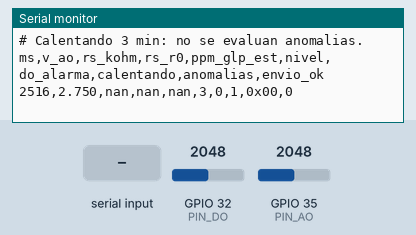
A sketch run on a simulated ESP32. Shown: the last lines printed to the serial monitor. The inputs (shaded band) are chosen by the test bench; at power-on: GPIO 35 (PIN_AO) = 2048, GPIO 32 (PIN_DO) = 2048 (analog values on the 0–4095 scale). A WiFi scan finds three made-up networks; EEPROM starts erased.

Above: at 3.7 s.
3.8 s: "CAL\n" received over Serial
At 4.4 s:
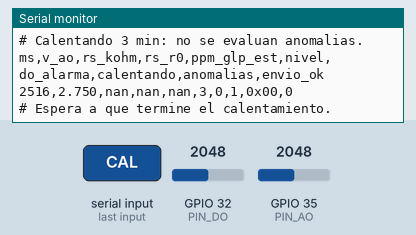
5.3 s: "R0\n" received over Serial
At 6.2 s:
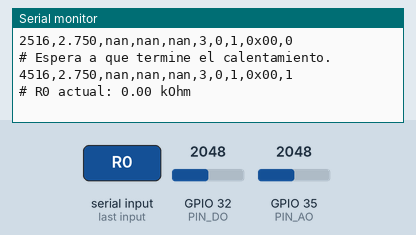
6.8 s: GPIO 35 (PIN_AO) set to 2866
At 7.7 s:
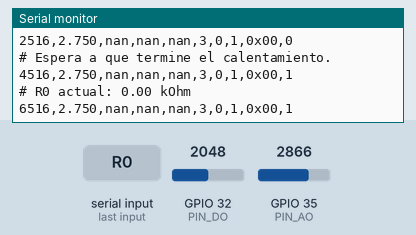
8.3 s: GPIO 32 (PIN_DO) set to 491
At 9.4 s:
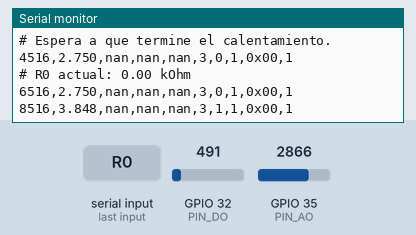
9.8 s: GPIO 32 (PIN_DO) set to 1228
At 10.9 s:
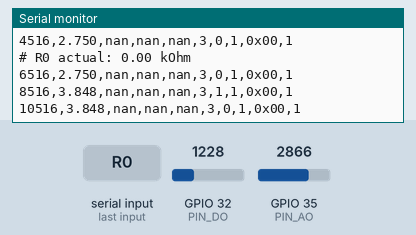
11.3 s: GPIO 35 (PIN_AO) set to 3603
At 13.5 s:
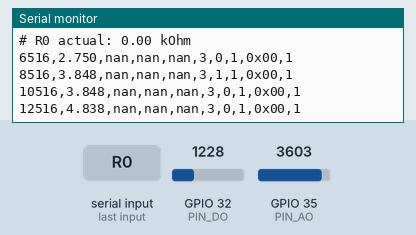
Timing chart, 0 to 13.8 s (numbered marks = the images above; inputs shaded):
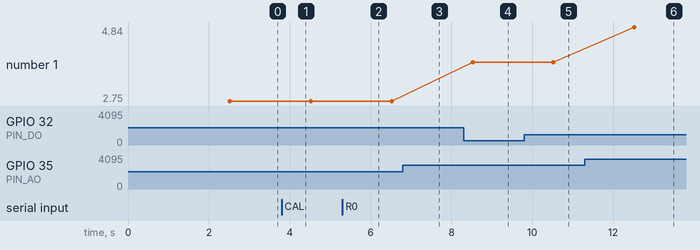

The sketch:

nodo_gas.ino
```cpp
// Nodo gas (MQ-2) -> ESP-NOW -> Gateway ESP32 v4
// Índice relativo de gases combustibles y humo en el salón L418 (techo).
// IMPORTANTE: el MQ-2 trabaja a 5 V. Sus salidas AO y DO pasan por un DIVISOR antes del ESP32.
// Primer uso: dejar el sensor encendido 24 h (precalentamiento del datasheet) y luego
// escribir CAL en el Monitor Serie, con el salón ventilado, para medir R0 en aire limpio.
#include <Arduino.h>
#include <Preferences.h>         // memoria flash del ESP32 (viene con el núcleo)
#include "paquetes.h"
#include "espnow_nodo.h"

// ================= RED =================
uint8_t MAC_GATEWAY[6] = {0x58, 0x2A, 0xBD, 0x72, 0x03, 0xDC}; // MAC STA del ESP32 v4
const char*   SSID_ROUTER   = "********";   // red del gateway (solo para hallar el canal)
const uint8_t CANAL_DEFECTO = 1;
const uint8_t NODO_ID       = 3;

// ================= PINES (ADC1: los de ADC2 no funcionan con la radio activa) =================
#define PIN_AO 35   // AO del MQ-2 a través del divisor
#define PIN_DO 32   // DO del MQ-2 a través del divisor (se lee como voltaje)

// ================= CIRCUITO =================
const float V_C     = 5.00;   // V; voltaje real que alimenta al módulo (medir con multímetro)
const float R_L     = 20.0;   // kΩ; resistencia de carga del módulo (SMD "203" = 20k, "102" = 1k)
const float DIV_R1  = 10.0;   // kΩ; entre la salida del módulo y el pin del ESP32
const float DIV_R2  = 15.0;   // kΩ; entre el pin del ESP32 y GND (5 V -> 3.0 V)
const float FACTOR_DIV = (DIV_R1 + DIV_R2) / DIV_R2;
const float R0_FIJO = 0.0;    // kΩ; si se pone un valor > 0, se usa en lugar del calibrado

// ================= TIEMPOS =================
const unsigned long CALENTAMIENTO_MS = 180000;  // 3 min tras cada encendido
const unsigned long CALIB_R0_MS      = 60000;   // 1 min promediando Rs en aire limpio
const unsigned long PERIODO_MS       = 2000;    // una lectura y un envío cada 2 s
const int MUESTRAS_PROMEDIO = 16;

// ================= UMBRALES =================
const float UMBRAL_GAS     = 0.60;  // rs_r0 por debajo -> posible gas
const float UMBRAL_LIMPIO  = 0.70;  // rs_r0 por encima -> se apaga la alarma (histéresis)
const float UMBRAL_CRITICO        = 0.17;  // rs_r0 por debajo -> CRITICO (~200 ppm GLP, inicio del rango del datasheet)
const float UMBRAL_CRITICO_SALIDA = 0.20;  // rs_r0 por encima -> sale de CRITICO (histéresis)

// Curva del datasheet para GLP: ppm = A * (Rs/R0_ds)^B, con R0_ds = Rs_aire_limpio / 9.83
const float GLP_A = 613.9;
const float GLP_B = -2.074;
const float RATIO_AIRE_LIMPIO = 9.83;
const float PPM_MAX = 10000.0;             // límite superior del rango del datasheet
const int   CONFIRMACIONES = 3;     // lecturas seguidas para cambiar de estado (~6 s)
const float V_MIN_VALIDO   = 0.02;  // V; por debajo: sensor desconectado o sin alimentación
const float V_DO_ALARMA    = 1.0;   // V (escala del módulo); DO por debajo = LOW = gas
const int   FALLOS_PARA_ALARMA = 3;

// ================= ESTADO =================
Preferences prefs;
float r0 = 0;                       // kΩ
bool  calibrandoR0 = false;
double sumaR0 = 0;
int   nR0 = 0;
unsigned long tInicioCalib = 0;

uint8_t nivelGas = GAS_NIVEL_NORMAL;
uint8_t candidato = GAS_NIVEL_NORMAL;
int     contCambio = 0;
int  fallosSeguidos = 0;
unsigned long tUltEnvio = 0;

// ================= LECTURAS =================
float leerVoltios(int pin) {        // voltaje en la escala del módulo (antes del divisor)
  uint32_t mv = 0;
  for (int i = 0; i < MUESTRAS_PROMEDIO; i++) mv += analogReadMilliVolts(pin);
  return (mv / (float)MUESTRAS_PROMEDIO) / 1000.0f * FACTOR_DIV;
}

float calcularRs(float vout) {      // kΩ
  return R_L * (V_C - vout) / vout;
}

// ================= R0 =================
void iniciarCalibracion() {
  calibrandoR0 = true;
  sumaR0 = 0;
  nR0 = 0;
  tInicioCalib = millis();
  Serial.println("# Calibrando R0 durante 1 min: el aire debe estar limpio (salon ventilado).");
}

void acumularCalibracion(float rs) {
  sumaR0 += rs;
  nR0++;
  if (millis() - tInicioCalib < CALIB_R0_MS) return;
  r0 = sumaR0 / nR0;
  prefs.putFloat("r0", r0);
  calibrandoR0 = false;
  Serial.printf("# R0 calibrado y guardado: %.2f kOhm\n", r0);
}

// Comandos por Monitor Serie: CAL (recalibrar R0) y R0 (ver valor actual)
void revisarComandos() {
  static char buf[8];
  static int n = 0;
  while (Serial.available()) {
    char c = toupper(Serial.read());
    if (c == '\n' || c == '\r') {
      buf[n] = 0;
      if (!strcmp(buf, "CAL")) {
        if (millis() < CALENTAMIENTO_MS) Serial.println("# Espera a que termine el calentamiento.");
        else iniciarCalibracion();
      } else if (!strcmp(buf, "R0")) {
        Serial.printf("# R0 actual: %.2f kOhm\n", r0);
      }
      n = 0;
    } else if (n < 7) {
      buf[n++] = c;
    }
  }
}

// ================= GAS =================
// Nivel al que correspondería la lectura, con histéresis según el nivel actual
uint8_t nivelObjetivo(float rsr0) {
  if (nivelGas == GAS_NIVEL_NORMAL)
    return rsr0 < UMBRAL_CRITICO ? GAS_NIVEL_CRITICO : rsr0 < UMBRAL_GAS ? GAS_NIVEL_ALERTA : GAS_NIVEL_NORMAL;
  if (nivelGas == GAS_NIVEL_ALERTA)
    return rsr0 < UMBRAL_CRITICO ? GAS_NIVEL_CRITICO : rsr0 > UMBRAL_LIMPIO ? GAS_NIVEL_NORMAL : GAS_NIVEL_ALERTA;
  return rsr0 > UMBRAL_LIMPIO ? GAS_NIVEL_NORMAL : rsr0 > UMBRAL_CRITICO_SALIDA ? GAS_NIVEL_ALERTA : GAS_NIVEL_CRITICO;
}
// El cambio de nivel se confirma con CONFIRMACIONES lecturas seguidas
void evaluarGas(float rsr0) {
  uint8_t obj = nivelObjetivo(rsr0);
  if (obj == nivelGas) { contCambio = 0; return; }
  if (obj == candidato) contCambio++;
  else { candidato = obj; contCambio = 1; }
  if (contCambio >= CONFIRMACIONES) { nivelGas = obj; contCambio = 0; }
}

// Estimación referencial de GLP con la curva del datasheet (válida solo para GLP)
float estimarPpmGLP(float rsr0) {
  if (isnan(rsr0) || rsr0 <= 0) return NAN;
  return fminf(GLP_A * powf(RATIO_AIRE_LIMPIO * rsr0, GLP_B), PPM_MAX);
}
// ================= SETUP / LOOP =================
void setup() {
  Serial.begin(115200);
  delay(500);
  analogReadResolution(12);
  analogSetAttenuation(ADC_11db);     // entrada de ~0 a 3.1 V

  prefs.begin("mq2", false);
  r0 = (R0_FIJO > 0) ? R0_FIJO : prefs.getFloat("r0", 0);

  if (!espnowIniciar(MAC_GATEWAY, SSID_ROUTER, CANAL_DEFECTO))
    Serial.println("# ERROR: no se pudo iniciar ESP-NOW");
  Serial.printf("# Nodo gas (MQ-2) id=%d  MAC=%s  canal=%d\n",
                NODO_ID, WiFi.macAddress().c_str(), g_canal);
  if (r0 > 0) Serial.printf("# R0 = %.2f kOhm (guardado). Escribe CAL para recalibrar.\n", r0);
  else        Serial.println("# Sin R0: se calibrara automaticamente al terminar el calentamiento.");
  Serial.println("# Calentando 3 min: no se evaluan anomalias.");
  Serial.println("ms,v_ao,rs_kohm,rs_r0,ppm_glp_est,nivel,do_alarma,calentando,anomalias,envio_ok");
}

void loop() {
  revisarComandos();
  unsigned long ahora = millis();
  if (ahora - tUltEnvio < PERIODO_MS) return;
  tUltEnvio = ahora;

  float vout = leerVoltios(PIN_AO);
  bool  doAlarma = leerVoltios(PIN_DO) < V_DO_ALARMA;
  bool  calentando = ahora < CALENTAMIENTO_MS;
  bool  valido = vout >= V_MIN_VALIDO && vout < V_C;
  uint8_t an = 0;
  float rs = NAN, rsr0 = NAN, ppm = NAN;
  if (valido) fallosSeguidos = 0;
  else if (++fallosSeguidos >= FALLOS_PARA_ALARMA) an |= GAS_BIT_FALLO;

  if (valido && !calentando) {
    rs = calcularRs(vout);
    if (r0 <= 0 && !calibrandoR0) iniciarCalibracion();
    if (calibrandoR0) acumularCalibracion(rs);
    if (r0 > 0 && !calibrandoR0) {
            rsr0 = rs / r0;
      ppm  = estimarPpmGLP(rsr0);
      evaluarGas(rsr0);
      if (nivelGas >= GAS_NIVEL_ALERTA)  an |= GAS_BIT_GAS_DETECTADO;
      if (nivelGas == GAS_NIVEL_CRITICO) an |= GAS_BIT_CRITICO;
    }
  } else {
    contCambio = 0;
  }

  bool listo = !calentando && !calibrandoR0 && r0 > 0;
  uint8_t nivelTx = !valido ? GAS_NIVEL_SIN_DATO : !listo ? GAS_NIVEL_CALENTANDO : nivelGas;

  PaqueteGas p = {};
  llenarCabecera(p.h, TIPO_GAS, NODO_ID);
  p.v_ao       = vout;
  p.rs_r0      = rsr0;
  p.ppm_glp_est = ppm;
  p.nivel      = nivelTx;
  p.do_alarma  = doAlarma ? 1 : 0;
  p.calentando = (calentando || calibrandoR0 || r0 <= 0) ? 1 : 0;
  p.anomalias  = an;
  espnowEnviar(&p, sizeof(p));
    Serial.printf("%lu,%.3f,%.2f,%.3f,%.0f,%u,%u,%u,0x%02X,%d\n", ahora, vout, rs, rsr0, ppm,
                nivelTx, p.do_alarma, p.calentando, an, g_ultimoOk ? 1 : 0);
}
```

espnow_nodo.h
```cpp
// espnow_nodo.h — Envío ESP-NOW desde un nodo sensor hacia el gateway
#pragma once
#include <WiFi.h>
#include <esp_now.h>
#include <esp_wifi.h>
#include "paquetes.h"

static uint8_t       g_macGateway[6];
static const char*   g_ssid = nullptr;
static uint8_t       g_canal = 1;
static uint32_t      g_seq = 0;
static volatile bool g_ultimoOk = false;
static volatile int  g_fallosSeguidos = 0;

// Confirmación de entrega (ACK de capa MAC).
// La firma del callback cambió en ESP-IDF 5.5 (core Arduino 3.3+).
#if ESP_IDF_VERSION >= ESP_IDF_VERSION_VAL(5, 5, 0)
static void alEnviar(const esp_now_send_info_t *info, esp_now_send_status_t st) {
#else
static void alEnviar(const uint8_t *mac, esp_now_send_status_t st) {
#endif
  g_ultimoOk = (st == ESP_NOW_SEND_SUCCESS);
  if (g_ultimoOk) g_fallosSeguidos = 0;
  else            g_fallosSeguidos++;
}

// Busca el canal de la red WiFi a la que está conectado el gateway.
static uint8_t buscarCanal(const char* ssid, uint8_t porDefecto) {
  int n = WiFi.scanNetworks();
  uint8_t canal = porDefecto;
  for (int i = 0; i < n; i++) {
    if (WiFi.SSID(i) == ssid) { canal = WiFi.channel(i); break; }
  }
  WiFi.scanDelete();
  return canal;
}

static void fijarCanal(uint8_t canal) {
  esp_wifi_set_promiscuous(true);
  esp_wifi_set_channel(canal, WIFI_SECOND_CHAN_NONE);
  esp_wifi_set_promiscuous(false);
  g_canal = canal;
}

static bool espnowIniciar(const uint8_t mac[6], const char* ssid, uint8_t canalDefecto) {
  memcpy(g_macGateway, mac, 6);
  g_ssid = ssid;

  WiFi.mode(WIFI_STA);
  WiFi.disconnect();                       // no se conecta al router, solo usa su canal
  fijarCanal(buscarCanal(ssid, canalDefecto));

  if (esp_now_init() != ESP_OK) return false;
  esp_now_register_send_cb(alEnviar);

  esp_now_peer_info_t peer = {};
  memcpy(peer.peer_addr, mac, 6);
  peer.channel = 0;                        // 0 = canal actual
  peer.encrypt = false;
  return esp_now_add_peer(&peer) == ESP_OK;
}

static void llenarCabecera(Cabecera &h, uint8_t tipo, uint8_t nodoId) {
  h.version   = PROTO_VERSION;
  h.tipo      = tipo;
  h.nodo_id   = nodoId;
  h.seq       = g_seq++;
  h.uptime_ms = millis();
}

static void espnowEnviar(const void* datos, size_t len) {
  esp_now_send(g_macGateway, (const uint8_t*)datos, len);

  // Muchos fallos seguidos: quizá el router cambió de canal. Re-escanear (~2 s).
  if (g_fallosSeguidos >= 10 && g_ssid) {
    g_fallosSeguidos = 0;
    fijarCanal(buscarCanal(g_ssid, g_canal));
  }
}
```

paquetes.h
```cpp
// paquetes.h — Formato común de datos ESP-NOW
// Debe ser IDÉNTICO en todos los nodos y en el gateway.
#pragma once
#include <stdint.h>

#define PROTO_VERSION 1

// Tipo de sensor
enum : uint8_t {
  TIPO_CO2     = 1,
  TIPO_AUDIO   = 2,
  TIPO_GAS     = 3,
  TIPO_LUZ     = 4,
  TIPO_TERMICO = 5,
  TIPO_MAGNETICO = 6,
  TIPO_AMBIENTE  = 7,
};

// Nivel de CO2
enum : uint8_t {
  CO2_NIVEL_NORMAL     = 0,
  CO2_NIVEL_ALERTA     = 1,
  CO2_NIVEL_CRITICO    = 2,
  CO2_NIVEL_CALENTANDO = 3,
  CO2_NIVEL_SIN_DATO   = 4
};

// Nivel de gas (MQ-2)
enum : uint8_t {
  GAS_NIVEL_NORMAL     = 0,
  GAS_NIVEL_ALERTA     = 1,
  GAS_NIVEL_CRITICO    = 2,
  GAS_NIVEL_CALENTANDO = 3,
  GAS_NIVEL_SIN_DATO   = 4
};

// Bits de anomalías CO2
#define CO2_BIT_FALLO_SENSOR  (1 << 0)
#define CO2_BIT_PICO_RAPIDO   (1 << 1)
#define CO2_BIT_ALERTA_VENT   (1 << 2)
#define CO2_BIT_CRITICO       (1 << 3)

// Bits de anomalías audio
#define AUD_BIT_FALLO         (1 << 0)
#define AUD_BIT_IMPACTO       (1 << 1)
#define AUD_BIT_SOSTENIDO     (1 << 2)
#define AUD_BIT_MECANICO      (1 << 3)

// Bits de anomalías térmico (MLX90640)
#define TER_BIT_FALLO             (1 << 0)
#define TER_BIT_CONTEO_CORREGIDO  (1 << 1)
#define TER_BIT_OBJETO_ESTATICO   (1 << 2)

// Bits de anomalías magnético (KY-024, puerta)
#define MAG_BIT_FALLO               (1 << 0)
#define MAG_BIT_ABIERTA_PROLONGADA  (1 << 1)

// Bits de anomalías ambiente (BME280)
#define AMB_BIT_FALLO               (1 << 0)
#define AMB_BIT_TEMP_FUERA_CONFORT  (1 << 1)
#define AMB_BIT_HUMEDAD_ALTA        (1 << 2)
#define AMB_BIT_CAMBIO_RAPIDO_TEMP  (1 << 3)

// Bits de anomalías luz (BH1750)
#define LUZ_BIT_FALLO              (1 << 0)
#define LUZ_BIT_ILUMINACION_BAJA   (1 << 1)

// Bits de anomalías gas (MQ-2)
#define GAS_BIT_FALLO          (1 << 0)
#define GAS_BIT_GAS_DETECTADO  (1 << 1)
#define GAS_BIT_CRITICO        (1 << 2)

#define TEMP_SIN_DATO  (-128)

// Cabecera común (11 bytes)
struct __attribute__((packed)) Cabecera {
  uint8_t  version;     // PROTO_VERSION
  uint8_t  tipo;        // TIPO_CO2, TIPO_AUDIO...
  uint8_t  nodo_id;     // id único en todo el proyecto
  uint32_t seq;         // contador para detectar pérdidas
  uint32_t uptime_ms;   // millis() del nodo
};

// CO2 (19 bytes)
struct __attribute__((packed)) PaqueteCO2 {
  Cabecera h;
  int16_t  co2_ppm;     // -1 sin respuesta, -2 checksum inválido
  int16_t  delta_30s;   // ppm
  int8_t   temp_c;      // temperatura interna aprox. (TEMP_SIN_DATO si no hay)
  uint8_t  calentando;  // 1 durante los 3 min iniciales
  uint8_t  nivel;       // CO2_NIVEL_*
  uint8_t  anomalias;   // CO2_BIT_*
};

// Audio (38 bytes). Niveles en dB SPL estimados.
struct __attribute__((packed)) PaqueteAudio {
  Cabecera h;
  float    leq_db;          // nivel equivalente del segundo
  float    lmax_db;         // máximo RMS de bloque (32 ms)
  float    pico_db;         // pico de muestra
  float    base_db;         // ruido de fondo estimado
  float    freq_dom_hz;     // frecuencia dominante del bloque más fuerte
  float    tonal;           // 0..1, concentración espectral
  uint8_t  bloques_fuertes; // bloques de 32 ms sobre umbral
  uint8_t  calibrando;      // 1 durante los primeros ~5 s
  uint8_t  anomalias;       // AUD_BIT_*
};

// Térmico / conteo de personas (29 bytes)
struct __attribute__((packed)) PaqueteTermico {
  Cabecera h;
  uint16_t entradas;          // cruces hacia el salón desde el envío anterior
  uint16_t salidas;           // cruces hacia afuera desde el envío anterior
  int16_t  ocupacion_est;     // acumulado entradas - salidas (nunca negativo)
  uint8_t  personas_en_vista; // máximo de cabezas vistas a la vez en la ventana
  uint8_t  cruces_dudosos;    // cruces contados con baja confianza en la ventana
  float    t_fondo;           // temperatura media del fondo (°C)
  float    t_max;             // temperatura máxima vista en la ventana (°C)
  uint8_t  calibrando;        // 1 mientras aprende el fondo (~3 s)
  uint8_t  anomalias;         // TER_BIT_*
};

// Puerta / magnético (21 bytes)
struct __attribute__((packed)) PaqueteMagnetico {
  Cabecera h;
  uint8_t  puerta_abierta;    // estado al momento del envío (0 = cerrada, 1 = abierta)
  uint16_t aperturas;         // veces que se abrió desde el envío anterior
  float    seg_abierta;       // segundos que estuvo abierta desde el envío anterior
  uint16_t campo_raw;         // lectura analógica promediada (0-4095)
  uint8_t  anomalias;         // MAG_BIT_*
};

// Ambiente: temperatura, humedad y presión (24 bytes)
struct __attribute__((packed)) PaqueteAmbiente {
  Cabecera h;
  float    temp_c;     // °C (NAN si falla el sensor)
  float    hum_pct;    // % de humedad relativa
  float    pres_hpa;   // hPa
  uint8_t  anomalias;  // AMB_BIT_*
};

// Luz (29 bytes)
struct __attribute__((packed)) PaqueteLuz {
  Cabecera h;
  float    lux;           // promedio de la ventana (lectura en el techo)
  float    lux_min;       // mínimo de la ventana
  float    lux_max;       // máximo de la ventana
  float    lux_mesa_est;  // estimación sobre la mesa = lux * FACTOR_MESA
  int8_t   luces_cambio;  // +1 encendido brusco, -1 apagado brusco, 0 sin cambio
  uint8_t  anomalias;     // LUZ_BIT_*
};

// Gas / humo (22 bytes)
struct __attribute__((packed)) PaqueteGas {
  Cabecera h;
  float    v_ao;        // voltaje de salida del MQ-2 (V, escala del módulo)
  float    rs_r0;       // índice relativo: 1 = aire limpio, menor = presencia de gases (NAN si no está listo)
  uint8_t  do_alarma;   // 1 si la salida digital del comparador indica gas
  uint8_t  calentando;  // 1 durante el calentamiento o la calibración de R0
  uint8_t  anomalias;   // GAS_BIT_*
  float    ppm_glp_est;  // ppm de GLP equivalente, estimación referencial (NAN si no está listo)
  uint8_t  nivel;        // GAS_NIVEL_*
};

static_assert(sizeof(PaqueteCO2)   <= 250, "Paquete CO2 excede ESP-NOW");
static_assert(sizeof(PaqueteGas) <= 250, "Paquete gas excede ESP-NOW");
static_assert(sizeof(PaqueteLuz) <= 250, "Paquete luz excede ESP-NOW");
static_assert(sizeof(PaqueteAmbiente) <= 250, "Paquete ambiente excede ESP-NOW");
static_assert(sizeof(PaqueteMagnetico) <= 250, "Paquete magnetico excede ESP-NOW");
static_assert(sizeof(PaqueteTermico) <= 250, "Paquete termico excede ESP-NOW");
static_assert(sizeof(PaqueteAudio) <= 250, "Paquete audio excede ESP-NOW");
```

Measured:
- after the input at 3.8 s, the serial monitor: prints a new line at once (image 1)
- after the input at 5.3 s, the serial monitor: prints a new line at once (image 2)
- after the input at 8.3 s, the serial monitor: prints a new line after 0.22 s (image 4)
- after the input at 9.8 s, the serial monitor: prints a new line after 0.72 s (image 5)
- after the input at 11.3 s, the serial monitor: prints a new line after 1.2 s (image 6)
- plotted number 1: 3.85 → 4.84 after the input at 11.3 s
